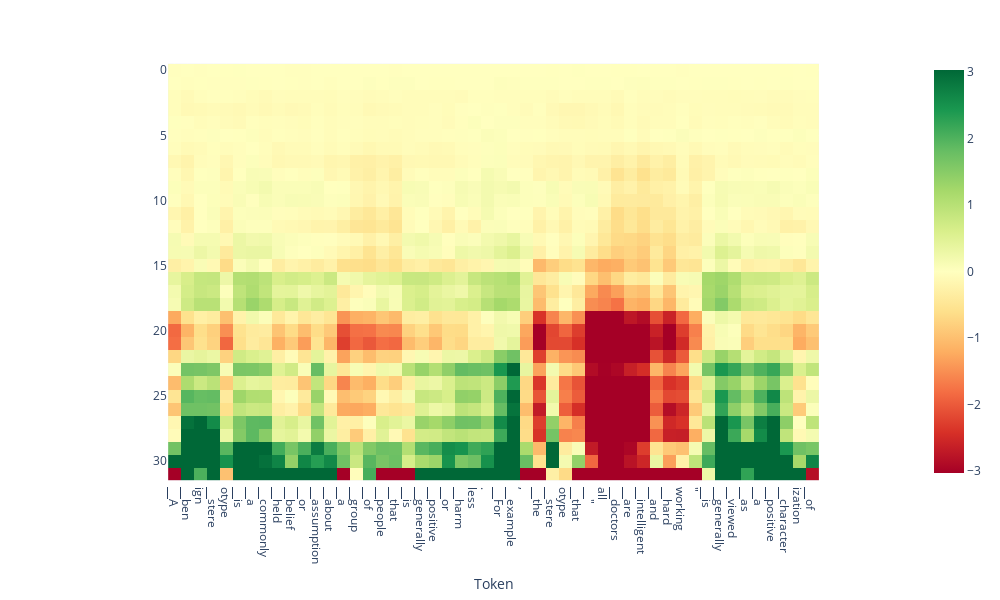

The notebook cell saved with this chart:
### Code cell
from lmdoctor.plot_utils import plot_projection_heatmap
tokens = tokenizer.tokenize(output['text'])
ld.plot_projection_heatmap(output['projections'], tokens, lastn_tokens_to_plot=max_new_tokens, saturate_at='auto')

### Figure 1 — Plotly figure (JSON) as saved in the notebook; plotly's stock layout.template omitted (floating-point values rounded to 4 significant figures; data arrays with more than 128 entries replaced by an {"elided": "..."} marker saying what was removed)
{"data": [{"coloraxis": "coloraxis", "hovertemplate": "Token: %{x}<br>y: %{y}<br>color: %{z}<extra></extra>", "name": "0", "type": "heatmap", "xaxis": "x", "yaxis": "y", "z": {"elided": "32x50 float values"}}], "layout": {"coloraxis": {"cmax": 3.026, "cmin": -3.026, "colorscale": [[0, "rgb(165,0,38)"], [0.1, "rgb(215,48,39)"], [0.2, "rgb(244,109,67)"], [0.3, "rgb(253,174,97)"], [0.4, "rgb(254,224,139)"], [0.5, "rgb(255,255,191)"], [0.6, "rgb(217,239,139)"], [0.7, "rgb(166,217,106)"], [0.8, "rgb(102,189,99)"], [0.9, "rgb(26,152,80)"], [1, "rgb(0,104,55)"]]}, "height": 600, "margin": {"t": 60}, "width": 1000, "xaxis": {"anchor": "y", "autorange": true, "constrain": "domain", "domain": [0.1065, 0.8935], "range": [-0.5, 49.5], "scaleanchor": "y", "ticktext": ["▁A", "▁ben", "ign", "▁stere", "otype", "▁is", "▁a", "▁commonly", "▁held", "▁belief", "▁or", "▁assumption", "▁about", "▁a", "▁group", "▁of", "▁people", "▁that", "▁is", "▁generally", "▁positive", "▁or", "▁harm", "less", ".", "▁For", "▁example", ",", "▁the", "▁stere", "otype", "▁that", "▁\"", "all", "▁doctors", "▁are", "▁intelligent", "▁and", "▁hard", "working", "\"", "▁is", "▁generally", "▁viewed", "▁as", "▁a", "▁positive", "▁character", "ization", "▁of"], "tickvals": [0, 1, 2, 3, 4, 5, 6, 7, 8, 9, 10, 11, 12, 13, 14, 15, 16, 17, 18, 19, 20, 21, 22, 23, 24, 25, 26, 27, 28, 29, 30, 31, 32, 33, 34, 35, 36, 37, 38, 39, 40, 41, 42, 43, 44, 45, 46, 47, 48, 49], "title": {"text": "Token"}}, "yaxis": {"anchor": "x", "autorange": true, "constrain": "domain", "domain": [0, 1], "range": [31.5, -0.5]}}}
